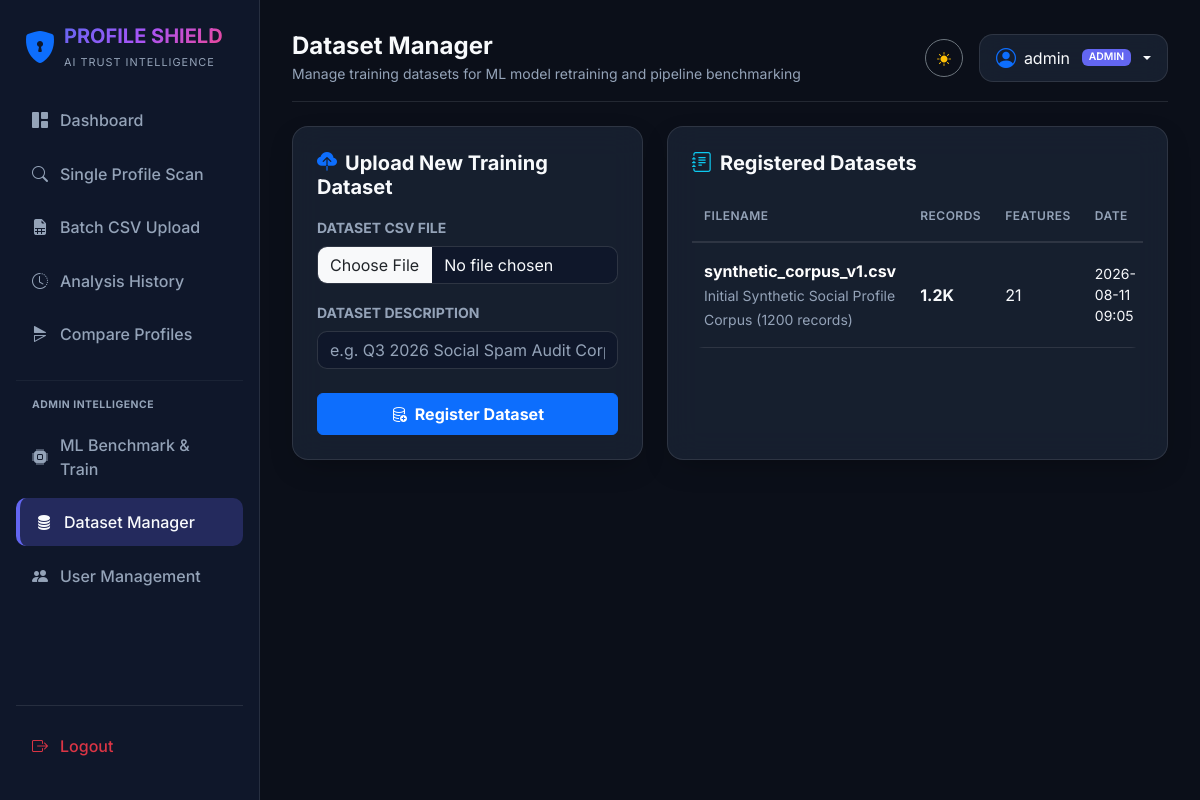
/admin/datasets (signed in), run on an earlier commit of the app's database.
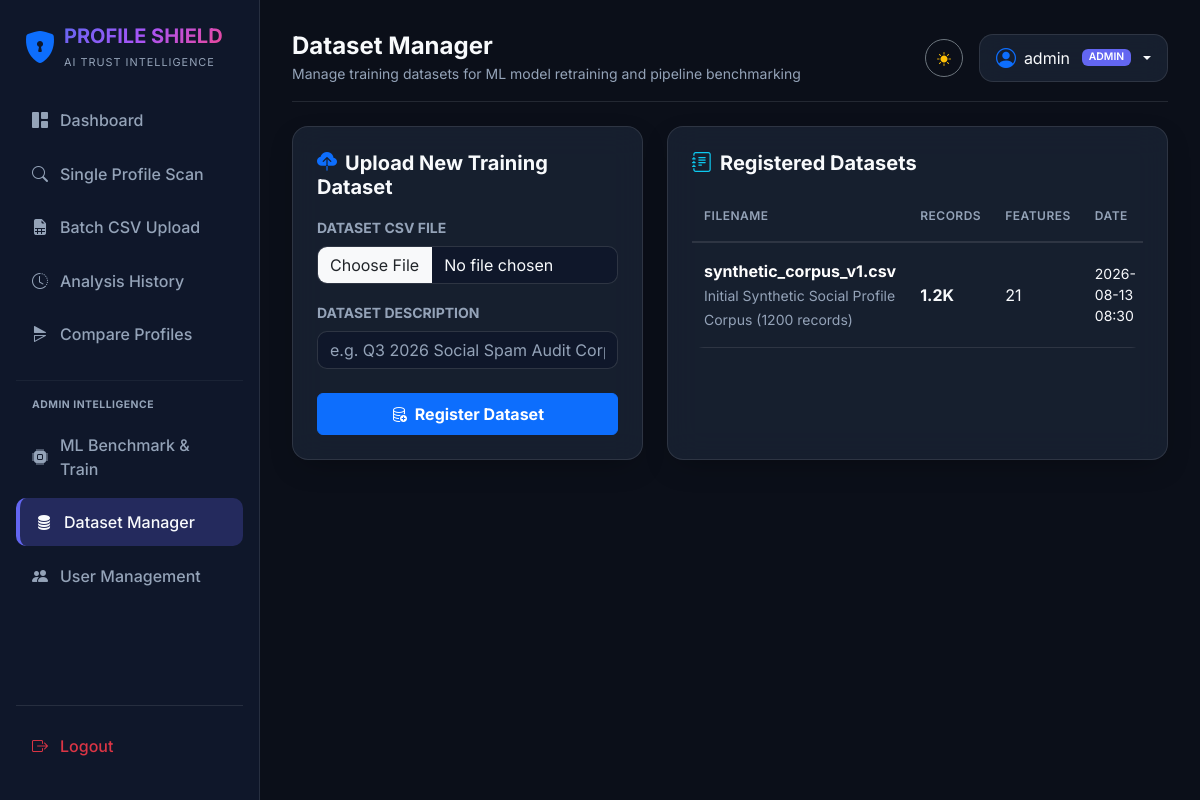
And on a later commit of the database.
### app/models/dataset.py (models this page shows, shortened)
class Dataset(db.Model):
    __tablename__ = 'datasets'
    id = db.Column(db.Integer, primary_key=True)
    filename = db.Column(db.String(255), nullable=False)
    filepath = db.Column(db.String(500), nullable=False)
    description = db.Column(db.String(255), nullable=True)
    num_rows = db.Column(db.Integer, default=0)
    num_features = db.Column(db.Integer, default=0)
    uploaded_by = db.Column(db.Integer, db.ForeignKey('users.id'), nullable=True)
    created_at = db.Column(db.DateTime, default=datetime.utcnow)

### app/routes/admin.py (the view, shortened to what this page needs)
@admin_bp.route('/datasets', methods=['GET', 'POST'])
@login_required
@admin_required
def datasets():
    all_datasets = Dataset.query.order_by(Dataset.created_at.desc()).all()
    return render_template('admin/dataset_manager.html', datasets=all_datasets)

### app/models/user.py (called while the page is built)
    def is_admin(self) -> bool:
        return self.role.lower() == 'admin'

### app/utils/helpers.py (called while the page is built)
def format_number(val):
    if val is None:
        return "0"
    num = float(val)
    if num >= 1_000_000:
        return f"{num / 1_000_000:.1f}M"
    elif num >= 1_000:
        return f"{num / 1_000:.1f}K"
    return f"{int(num):,}"

### app/templates/admin/dataset_manager.html
{% extends "base.html" %}
{% block page_title %}Dataset Manager{% endblock %}
{% block page_subtitle %}Manage training datasets for ML model retraining and pipeline benchmarking{% endblock %}
{% block content %}
<div class="row g-4 mb-4">
    <div class="col-lg-5">
        <div class="glass-panel p-4 h-100">
            <h5 class="fw-bold mb-3"><i class="bi bi-cloud-upload-fill me-2 text-primary"></i>Upload New Training Dataset</h5>
            <form method="POST" action="{{ url_for('admin.datasets') }}" enctype="multipart/form-data">
                <div class="mb-3">
                    <label class="form-label text-muted small fw-bold">DATASET CSV FILE</label>
                    <input type="file" name="file" class="form-control bg-transparent border-secondary text-white" accept=".csv" required>
                </div>
                <div class="mb-4">
                    <label class="form-label text-muted small fw-bold">DATASET DESCRIPTION</label>
                    <input type="text" name="description" class="form-control bg-transparent border-secondary text-white" placeholder="e.g. Q3 2026 Social Spam Audit Corpus">
                </div>
                <button type="submit" class="btn btn-primary w-100 py-2 fw-bold">
                    <i class="bi bi-database-add me-1"></i> Register Dataset
                </button>
            </form>
        </div>
    </div>
    <div class="col-lg-7">
        <div class="glass-panel p-4 h-100">
            <h5 class="fw-bold mb-3"><i class="bi bi-journal-text me-2 text-info"></i>Registered Datasets</h5>
            <div class="table-responsive">
                <table class="table table-dark table-hover align-middle mb-0">
                    <thead>
                        <tr class="text-muted small border-bottom border-secondary border-opacity-50">
                            <th>FILENAME</th>
                            <th>RECORDS</th>
                            <th>FEATURES</th>
                            <th>DATE</th>
                        </tr>
                    </thead>
                    <tbody>
                        {% for ds in datasets %}
                        <tr>
                            <td>
                                <div class="fw-bold text-white">{{ ds.filename }}</div>
                                <small class="text-muted">{{ ds.description }}</small>
                            </td>
                            <td class="fw-bold text-info">{{ ds.num_rows|format_num }}</td>
                            <td>{{ ds.num_features }}</td>
                            <td class="text-muted small">{{ ds.created_at.strftime('%Y-%m-%d %H:%M') }}</td>
                        </tr>
                        {% else %}
                        <tr>
                            <td colspan="4" class="text-center text-muted py-4">No custom datasets uploaded. System using synthetic baseline generator.</td>
                        </tr>
                        {% endfor %}
                    </tbody>
                </table>
            </div>
        </div>
    </div>
</div>
{% endblock %}

What changed in the data, as far as the page shows it:
changed Dataset "synthetic_corpus_v1.csv": created_at "2026-08-11 09:05" → "2026-08-13 08:30"
